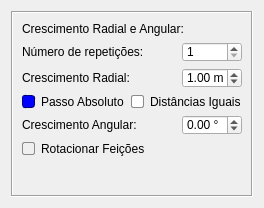
        <widget class="QWidget" name="tab_espiral">
         <attribute name="title">
          <string>Espiral</string>
         </attribute>
         <layout class="QGridLayout" name="gridLayout_25">
          <item row="0" column="0">
           <widget class="QFrame" name="frame_6">
            <property name="frameShape">
             <enum>QFrame::Shape::Box</enum>
            </property>
            <property name="frameShadow">
             <enum>QFrame::Shadow::Sunken</enum>
            </property>
            <layout class="QGridLayout" name="gridLayout_30">
             <item row="0" column="0">
              <widget class="QLabel" name="label_28">
               <property name="text">
                <string>Crescimento Radial e Angular:</string>
               </property>
              </widget>
             </item>
             <item row="1" column="0">
              <layout class="QGridLayout" name="gridLayout_27">
               <item row="0" column="0">
                <widget class="QLabel" name="label_18">
                 <property name="text">
                  <string>Número de repetições:</string>
                 </property>
                </widget>
               </item>
               <item row="0" column="1">
                <widget class="QSpinBox" name="spinBoxRepeticoes">
                 <property name="minimumSize">
                  <size>
                   <width>60</width>
                   <height>20</height>
                  </size>
                 </property>
                 <property name="maximumSize">
                  <size>
                   <width>60</width>
                   <height>20</height>
                  </size>
                 </property>
                 <property name="minimum">
                  <number>1</number>
                 </property>
                 <property name="maximum">
                  <number>1000</number>
                 </property>
                 <property name="value">
                  <number>1</number>
                 </property>
                </widget>
               </item>
              </layout>
             </item>
             <item row="2" column="0">
              <layout class="QGridLayout" name="gridLayout_28">
               <item row="0" column="0">
                <widget class="QLabel" name="label_26">
                 <property name="text">
                  <string>Crescimento Radial:</string>
                 </property>
                </widget>
               </item>
               <item row="0" column="1">
                <widget class="QDoubleSpinBox" name="doubleSpinBoxRadial">
                 <property name="minimumSize">
                  <size>
                   <width>60</width>
                   <height>20</height>
                  </size>
                 </property>
                 <property name="maximumSize">
                  <size>
                   <width>60</width>
                   <height>20</height>
                  </size>
                 </property>
                 <property name="suffix">
                  <string> m</string>
                 </property>
                 <property name="minimum">
                  <double>0.000000000000000</double>
                 </property>
                 <property name="maximum">
                  <double>1000.000000000000000</double>
                 </property>
                 <property name="singleStep">
                  <double>1.000000000000000</double>
                 </property>
                 <property name="value">
                  <double>1.000000000000000</double>
                 </property>
                </widget>
               </item>
              </layout>
             </item>
             <item row="3" column="0">
              <layout class="QGridLayout" name="gridLayout_26">
               <item row="0" column="0">
                <widget class="QCheckBox" name="checkBoxAbsolutoE">
                 <property name="styleSheet">
                  <string notr="true">QCheckBox::indicator {
    width: 11px;  /* Aumentei um pouco o tamanho para melhor visualização */
    height: 11px;
    border-radius: 2px; /* Cantos ligeiramente arredondados */
    background-color: #ffffff; /* Cor de fundo padrão */
    border: 1px solid #8a8a8a; /* Borda padrão */
    transition: all 0.2s ease; /* Suaviza as transições */
}

QCheckBox::indicator:hover {
    background-color: #7eafff; /* Azul suave ao passar o mouse */
    border: 1px solid #8a8a8a; /* Borda padrão ao passar o mouse */
    border-radius: 2px; /* Mantém os cantos arredondados */
}

QCheckBox::indicator:checked {
    width: 11px;  /* Aumenta um pouco o tamanho para melhor visualização */
    height: 11px;
    background-color: #0000ff; /* Azul mais forte ao ser clicado */
    border: 1px solid #00007f; /* Borda Azul escura ao ser clicado */
    border-radius: 3px; /* Mantém os cantos arredondados */
    box-shadow: inset 0px 4px 8px rgba(255, 0, 0, 0.5); /* Sombra interna para efeito 3D */
}
</string>
                 </property>
                 <property name="text">
                  <string>Passo Absoluto</string>
                 </property>
                 <property name="checked">
                  <bool>true</bool>
                 </property>
                </widget>
               </item>
               <item row="0" column="1">
                <widget class="QCheckBox" name="checkBoxDiguais">
                 <property name="styleSheet">
                  <string notr="true">QCheckBox::indicator {
    width: 11px;             /* Tamanho do quadradinho */
    height: 11px;
    border-radius: 2px;      /* Cantos arredondados */
    background-color: #ffffff; /* Cor de fundo padrão */
    border: 1px solid #8a8a8a; /* Borda cinza padrão */
    transition: all 0.2s ease; /* Suaviza as transições */
}

QCheckBox::indicator:hover {
    background-color: #FFB3FF; /* Magenta suave ao passar o mouse */
    border: 1px solid #8a8a8a; 
    border-radius: 2px;
}

QCheckBox::indicator:checked {
    width: 11px;
    height: 11px;
    background-color: #FF00FF;   /* Magenta ao ser marcado */
    border: 1px solid #B300B3;   /* Borda magenta mais escura */
    border-radius: 3px;
    box-shadow: inset 0px 4px 8px rgba(255, 0, 255, 0.5); /* Sombra interna em magenta */
}
</string>
                 </property>
                 <property name="text">
                  <string>Distâncias Iguais</string>
                 </property>
                </widget>
               </item>
              </layout>
             </item>
             <item row="4" column="0">
              <layout class="QGridLayout" name="gridLayout_29">
               <item row="0" column="0">
                <widget class="QLabel" name="label_27">
                 <property name="text">
                  <string>Crescimento Angular:</string>
                 </property>
                </widget>
               </item>
               <item row="0" column="1">
                <widget class="QDoubleSpinBox" name="doubleSpinBoxAngular">
                 <property name="minimumSize">
                  <size>
                   <width>60</width>
                   <height>20</height>
                  </size>
                 </property>
                 <property name="maximumSize">
                  <size>
                   <width>60</width>
                   <height>20</height>
                  </size>
                 </property>
                 <property name="wrapping">
                  <bool>true</bool>
                 </property>
                 <property name="buttonSymbols">
                  <enum>QAbstractSpinBox::ButtonSymbols::UpDownArrows</enum>
                 </property>
                 <property name="suffix">
                  <string> °</string>
                 </property>
                 <property name="maximum">
                  <double>360.000000000000000</double>
                 </property>
                 <property name="singleStep">
                  <double>5.000000000000000</double>
                 </property>
                </widget>
               </item>
              </layout>
             </item>
             <item row="5" column="0">
              <widget class="QCheckBox" name="checkBoxRotacionarE">
               <property name="styleSheet">
                <string notr="true">QCheckBox::indicator {
    width: 11px;  /* Aumentei um pouco o tamanho para melhor visualização */
    height: 11px;
    border-radius: 2px; /* Cantos ligeiramente arredondados */
    background-color: transparent; /* Cor de fundo padrão */
    border: 1px solid #8a8a8a; /* Borda padrão */
    transition: all 0.2s ease; /* Suaviza as transições */
}

QCheckBox::indicator:hover {
    background-color: #aaff7f; /* Verde suave ao passar o mouse */
    border: 1px solid #8a8a8a; /* Borda padrão ao passar o mouse */
    border-radius: 2px; /* Mantém os cantos arredondados */
}

QCheckBox::indicator:checked {
    width: 11px;  /* Aumentei um pouco o tamanho para melhor visualização */
    height: 11px;
    background-color: #00ff00; /* Verde mais forte ao ser clicado */
    border: 1px solid #65964b; /* Borda verde escura ao ser clicado */
    border-radius: 3px; /* Mantém os cantos arredondados */
    box-shadow: inset 0px 4px 8px rgba(255, 0, 0, 0.5); /* Sombra interna para efeito 3D */
}</string>
               </property>
               <property name="text">
                <string>Rotacionar Feições</string>
               </property>
              </widget>
             </item>
             <item row="6" column="0">
              <spacer name="verticalSpacer_2">
               <property name="orientation">
                <enum>Qt::Orientation::Vertical</enum>
               </property>
               <property name="sizeHint" stdset="0">
                <size>
                 <width>20</width>
                 <height>30</height>
                </size>
               </property>
              </spacer>
             </item>
            </layout>
           </widget>
          </item>
         </layout>
        </widget>
